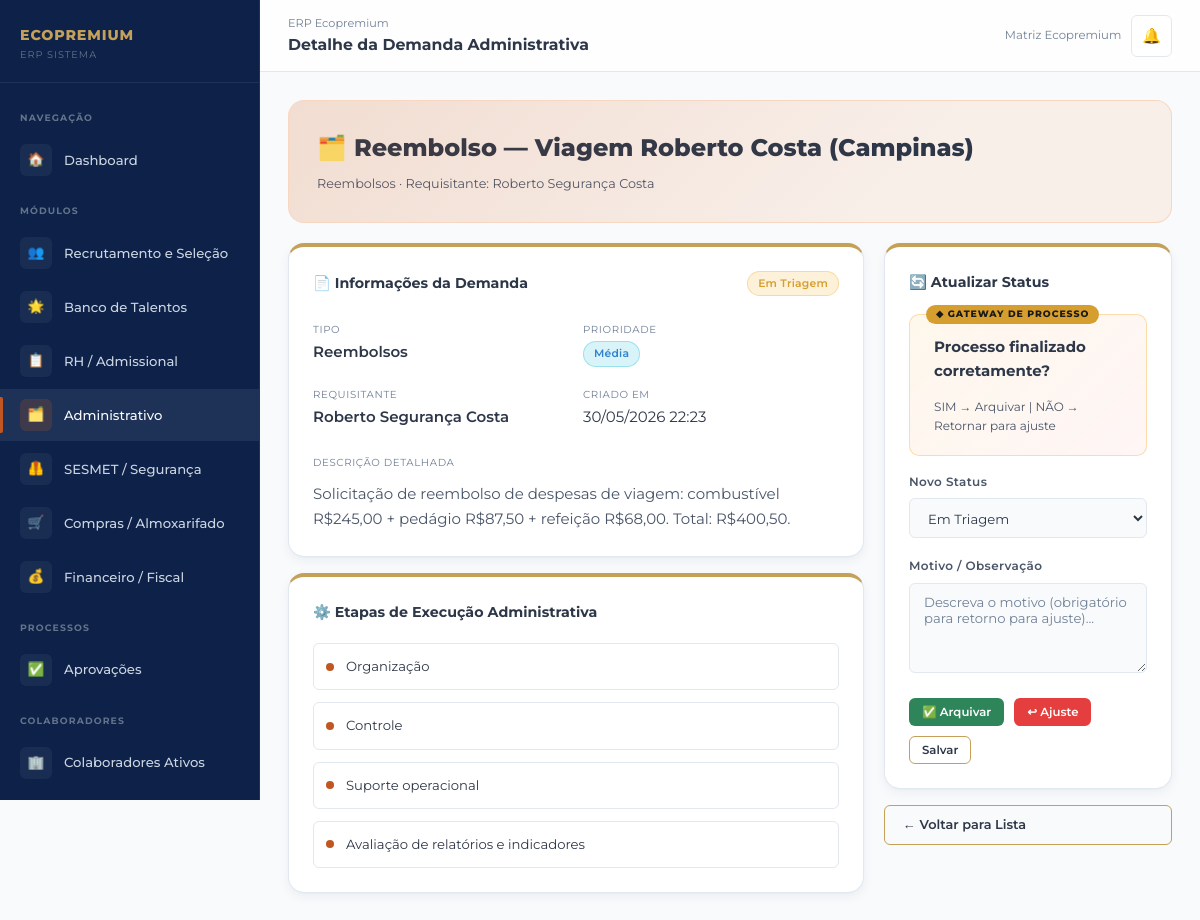
Screenshot of /administrativo/2/ (signed in) with the database file from the repository.
### core/models.py (models this page shows, shortened)
class PerfilUsuario(models.Model):
    PERFIS = [
        ('admin', 'Administrador'),
        ('gestor', 'Gestor'),
        ('rh', 'RH / Departamento Pessoal'),
        ('financeiro', 'Financeiro / Fiscal'),
        ('sesmet', 'SESMET / Segurança do Trabalho'),
        ('compras', 'Compras / Almoxarifado'),
        ('operacional', 'Operacional'),
    ]
    MARCAS = [
        ('eco_premium', 'Eco Premium'),
        ('trip_premium', 'Trip Premium'),
        ('log_premium', 'Log Premium'),
        ('matriz', 'Matriz Ecopremium'),
    ]
    usuario = models.OneToOneField(User, on_delete=models.CASCADE, related_name='perfil')
    perfil = models.CharField(max_length=20, choices=PERFIS, default='operacional')
    marca = models.CharField(max_length=20, choices=MARCAS, default='eco_premium')
    unidade = models.CharField(max_length=100, default='Matriz')
    telefone = models.CharField(max_length=20, blank=True)
    avatar_iniciais = models.CharField(max_length=3, blank=True)
    criado_em = models.DateTimeField(auto_now_add=True)
    class Meta:
        verbose_name = 'Perfil de Usuário'
        verbose_name_plural = 'Perfis de Usuários'

### administrativo/models.py (models this page shows, shortened)
class DemandaAdministrativa(models.Model):
    TIPOS = [
        ('controle_documental', 'Controle Documental'),
        ('contratos', 'Contratos'),
        ('fornecedores', 'Fornecedores'),
        ('reembolsos', 'Reembolsos'),
        ('pagamentos', 'Pagamentos'),
        ('relatorios', 'Relatórios'),
        ('agendas_reunioes', 'Agendas e Reuniões'),
        ('apoio_operacional', 'Apoio Operacional'),
    ]
    STATUS = [
        ('recebida', 'Recebida'),
        ('em_triagem', 'Em Triagem'),
        ('informacoes_incompletas', 'Informações Incompletas'),
        ('em_execucao', 'Em Execução'),
        ('aguardando_ajuste', 'Aguardando Ajuste'),
        ('arquivada', 'Arquivada / Concluída'),
    ]
    PRIORIDADES = [
        ('baixa', 'Baixa'),
        ('media', 'Média'),
        ('alta', 'Alta'),
        ('urgente', 'Urgente'),
    ]
    tipo = models.CharField(max_length=30, choices=TIPOS, verbose_name='Tipo de Demanda')
    titulo = models.CharField(max_length=200, verbose_name='Título')
    descricao = models.TextField(verbose_name='Descrição Detalhada')
    requisitante = models.CharField(max_length=200, verbose_name='Requisitante')
    requisitante_usuario = models.ForeignKey(User, on_delete=models.SET_NULL, null=True, blank=True,
                                              related_name='demandas_solicitadas')
    responsavel = models.ForeignKey(User, on_delete=models.SET_NULL, null=True, blank=True,
                                     related_name='demandas_responsavel', verbose_name='Responsável')
    prioridade = models.CharField(max_length=10, choices=PRIORIDADES, default='media')
    status = models.CharField(max_length=30, choices=STATUS, default='recebida')
    motivo_rejeicao = models.TextField(blank=True, verbose_name='Motivo de Rejeição/Ajuste')
    observacoes = models.TextField(blank=True)
    criado_em = models.DateTimeField(auto_now_add=True)
    atualizado_em = models.DateTimeField(auto_now=True)
    concluido_em = models.DateTimeField(null=True, blank=True)
    class Meta:
        verbose_name = 'Demanda Administrativa'
        verbose_name_plural = 'Demandas Administrativas'
        ordering = ['-criado_em']

### administrativo/views.py (the view)
# urls.py: path('<int:pk>/', views.detalhe_demanda, name='detalhe_demanda'),
@login_required
def detalhe_demanda(request, pk):
    demanda = get_object_or_404(DemandaAdministrativa, pk=pk)
    return render(request, 'administrativo/detalhe_demanda.html', {
        'demanda': demanda,
        'etapas_execucao': ['Organização', 'Controle', 'Suporte operacional', 'Avaliação de relatórios e indicadores'],
    })

### templates/administrativo/detalhe_demanda.html (shortened to what this page needs)
{% extends 'base.html' %}
{% block nav_administrativo %}active{% endblock %}
{% block topbar_title %}Detalhe da Demanda Administrativa{% endblock %}
{% block content %}
<div class="module-banner mod-banner-3" style="margin-bottom:20px;">
  <div class="mod-title">🗂️ {{ demanda.titulo }}</div>
  <div class="mod-desc">{{ demanda.get_tipo_display }} · Requisitante: {{ demanda.requisitante }}</div>
</div>
<div style="display:grid;grid-template-columns:2fr 1fr;gap:20px;">
  <div style="display:flex;flex-direction:column;gap:16px;">
    <div class="card">
      <div class="card-header">
        <div class="card-title">📄 Informações da Demanda</div>
        <span class="badge {% if demanda.status == 'arquivada' %}badge-success{% elif demanda.status == 'aguardando_ajuste' %}badge-danger{% elif demanda.status == 'em_execucao' %}badge-info{% else %}badge-warning{% endif %}">
          {{ demanda.get_status_display }}
        </span>
      </div>
      <div style="display:grid;grid-template-columns:1fr 1fr;gap:14px;margin-bottom:20px;">
        <div>
          <span style="font-size:0.68rem;color:var(--text-muted);text-transform:uppercase;letter-spacing:.06em;">Tipo</span>
          <div style="font-weight:600;">{{ demanda.get_tipo_display }}</div>
        </div>
        <div>
          <span style="font-size:0.68rem;color:var(--text-muted);text-transform:uppercase;letter-spacing:.06em;">Prioridade</span>
          <div>
            <span class="badge {% if demanda.prioridade == 'urgente' %}badge-danger{% elif demanda.prioridade == 'alta' %}badge-warning{% elif demanda.prioridade == 'media' %}badge-info{% else %}badge-success{% endif %}">
              {{ demanda.get_prioridade_display }}
            </span>
          </div>
        </div>
        <div>
          <span style="font-size:0.68rem;color:var(--text-muted);text-transform:uppercase;letter-spacing:.06em;">Requisitante</span>
          <div style="font-weight:600;">{{ demanda.requisitante }}</div>
        </div>
        <div>
          <span style="font-size:0.68rem;color:var(--text-muted);text-transform:uppercase;letter-spacing:.06em;">Criado em</span>
          <div>{{ demanda.criado_em|date:"d/m/Y H:i" }}</div>
        </div>
      </div>
      <div>
        <span style="font-size:0.68rem;color:var(--text-muted);text-transform:uppercase;letter-spacing:.06em;">Descrição Detalhada</span>
        <div style="margin-top:8px;line-height:1.7;color:var(--text-secondary);">{{ demanda.descricao }}</div>
      </div>
    </div>
    {% if demanda.status == 'em_execucao' or demanda.status == 'em_triagem' %}
    <div class="card">
      <div class="card-header">
        <div class="card-title">⚙️ Etapas de Execução Administrativa</div>
      </div>
      <div style="display:grid;gap:12px;">
        {% for etapa in etapas_execucao %}
        <div style="display:flex;align-items:center;gap:12px;padding:12px;border:1px solid var(--border);border-radius:var(--radius-sm);">
          <span style="width:8px;height:8px;border-radius:50%;background:var(--mod3-orange);flex-shrink:0;"></span>
          <span style="font-size:0.88rem;">{{ etapa }}</span>
        </div>
        {% endfor %}
      </div>
    </div>
    {% endif %}
  </div>
  <div style="display:flex;flex-direction:column;gap:16px;">
    <div class="card">
      <div class="card-header">
        <div class="card-title">🔄 Atualizar Status</div>
      </div>
      <div class="gateway-box">
        <div class="gateway-question">Processo finalizado corretamente?</div>
        <p style="font-size:0.8rem;color:var(--text-secondary);">SIM → Arquivar | NÃO → Retornar para ajuste</p>
      </div>
      {% if demanda.status != 'arquivada' %}
      <form method="post" action="{% url 'atualizar_status_demanda' demanda.pk %}" style="margin-top:16px;">
        <div class="form-group">
          <label class="form-label">Novo Status</label>
          <select name="status" class="form-control">
            {% for val, label in demanda.STATUS %}
            <option value="{{ val }}" {% if demanda.status == val %}selected{% endif %}>{{ label }}</option>
            {% endfor %}
          </select>
        </div>
        <div class="form-group">
          <label class="form-label">Motivo / Observação</label>
          <textarea name="motivo_rejeicao" class="form-control" rows="3" placeholder="Descreva o motivo (obrigatório para retorno para ajuste)..."></textarea>
        </div>
        <div class="gateway-actions">
          <button type="submit" name="status" value="arquivada" class="btn btn-success btn-sm">✅ Arquivar</button>
          <button type="submit" name="status" value="aguardando_ajuste" class="btn btn-danger btn-sm">↩ Ajuste</button>
          <button type="submit" class="btn btn-outline btn-sm">Salvar</button>
        </div>
      </form>
      {% else %}
      <div style="text-align:center;padding:20px;color:var(--success);">
        <div style="font-size:2rem;">✅</div>
        <div style="font-weight:700;margin-top:8px;">Demanda Concluída</div>
        <div style="font-size:0.78rem;color:var(--text-muted);">Arquivada em {{ demanda.concluido_em|date:"d/m/Y" }}</div>
      </div>
      {% endif %}
    </div>
    <a href="{% url 'lista_demandas' %}" class="btn btn-outline" style="text-align:center;">← Voltar para Lista</a>
  </div>
</div>
{% endblock %}

### templates/base.html (shortened to what this page needs)
{% load static %}
<!DOCTYPE html>
<html lang="pt-BR">
<head>
  <link rel="stylesheet" href="{% static 'css/main.css' %}?v=2">
</head>
<body>
<div class="erp-layout">
  <aside class="sidebar" id="sidebar">
    <div class="sidebar-logo">
      <div class="sidebar-logo-text">
        <div class="brand-name">ECOPREMIUM</div>
        <div class="brand-sub">ERP Sistema</div>
      </div>
    </div>
    <nav class="sidebar-nav">
      <div class="nav-section-label">Navegação</div>
      <a href="{% url 'dashboard' %}" class="nav-item {% block nav_dashboard %}{% endblock %}">
        <span class="nav-icon">🏠</span>
        Dashboard
      </a>
      <div class="nav-section-label">Módulos</div>
      <a href="{% url 'lista_vagas' %}" class="nav-item mod1 {% block nav_recrutamento %}{% endblock %}">
        <span class="nav-icon">👥</span>
        Recrutamento e Seleção
      </a>
      <a href="{% url 'banco_talentos' %}" class="nav-item mod1 {% block nav_talentos %}{% endblock %}">
        <span class="nav-icon">🌟</span>
        Banco de Talentos
      </a>
      <a href="{% url 'lista_admissoes' %}" class="nav-item mod2 {% block nav_admissional %}{% endblock %}">
        <span class="nav-icon">📋</span>
        RH / Admissional
      </a>
      <a href="{% url 'lista_demandas' %}" class="nav-item mod3 {% block nav_administrativo %}{% endblock %}">
        <span class="nav-icon">🗂️</span>
        Administrativo
      </a>
      <a href="{% url 'dashboard_sesmet' %}" class="nav-item mod4 {% block nav_sesmet %}{% endblock %}">
        <span class="nav-icon">🦺</span>
        SESMET / Segurança
      </a>
      <a href="{% url 'painel_compras' %}" class="nav-item mod5 {% block nav_compras %}{% endblock %}">
        <span class="nav-icon">🛒</span>
        Compras / Almoxarifado
      </a>
      <a href="{% url 'painel_financeiro' %}" class="nav-item mod6 {% block nav_financeiro %}{% endblock %}">
        <span class="nav-icon">💰</span>
        Financeiro / Fiscal
      </a>
      <div class="nav-section-label">Processos</div>
      <a href="{% url 'aprovacoes_pendentes' %}" class="nav-item {% block nav_aprovacoes %}{% endblock %}" id="navAprovacoes">
        <span class="nav-icon">✅</span>
        Aprovações
      </a>
      <div class="nav-section-label">Colaboradores</div>
      <a href="{% url 'lista_colaboradores' %}" class="nav-item {% block nav_colaboradores %}{% endblock %}">
        <span class="nav-icon">🏢</span>
        Colaboradores Ativos
      </a>
    </nav>
  </aside>
  <div class="main-content">
    <div class="topbar">
      <div class="topbar-title">
        <span class="breadcrumb">ERP Ecopremium</span>
        {% block topbar_title %}Dashboard{% endblock %}
      </div>
      <div class="topbar-actions">
        <span style="font-size:0.78rem;color:var(--text-muted);">
          {% if user.perfil %}{{ user.perfil.get_marca_display }}{% endif %}
        </span>
        <a href="#" class="notif-btn" id="notifBtn" title="Notificações">
          🔔
        </a>
      </div>
    </div>
    <div class="content-area">
      {% block content %}{% endblock %}
    </div>
  </div>
</div>
</body>
</html>

### rows the page displays
DemandaAdministrativa: titulo "Reembolso — Viagem Roberto Costa (Campinas)", tipo "Reembolsos", requisitante "Roberto Segurança Costa", status "Em Triagem", prioridade "Média", criado_em "30/05/2026 22:23", descricao "Solicitação de reembolso de despesas de viagem: combustível R$245,00 + pedágio R$87,50 + refeição R$68,00. Total: R$400,50."

### other values shown
{{ user.perfil.get_marca_display }} "Matriz Ecopremium"
{{ etapa }} "Organização" "Controle" "Suporte operacional" "Avaliação de relatórios e indicadores"
